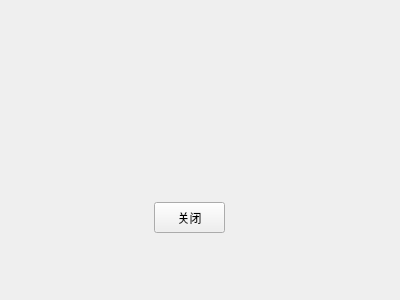
<?xml version="1.0" encoding="UTF-8"?>
<ui version="4.0">
 <class>TestScrollText</class>
 <widget class="QWidget" name="TestScrollText">
  <property name="geometry">
   <rect>
    <x>0</x>
    <y>0</y>
    <width>400</width>
    <height>300</height>
   </rect>
  </property>
  <property name="windowTitle">
   <string>TestScrollText</string>
  </property>
  <widget class="QLabel" name="m_scrollcaptionLabel">
   <property name="geometry">
    <rect>
     <x>0</x>
     <y>270</y>
     <width>401</width>
     <height>31</height>
    </rect>
   </property>
   <property name="text">
    <string/>
   </property>
  </widget>
  <widget class="QPushButton" name="closeBtn">
   <property name="geometry">
    <rect>
     <x>154</x>
     <y>202</y>
     <width>71</width>
     <height>31</height>
    </rect>
   </property>
   <property name="text">
    <string>关闭</string>
   </property>
  </widget>
 </widget>
 <layoutdefault spacing="6" margin="11"/>
 <resources/>
 <connections/>
</ui>
